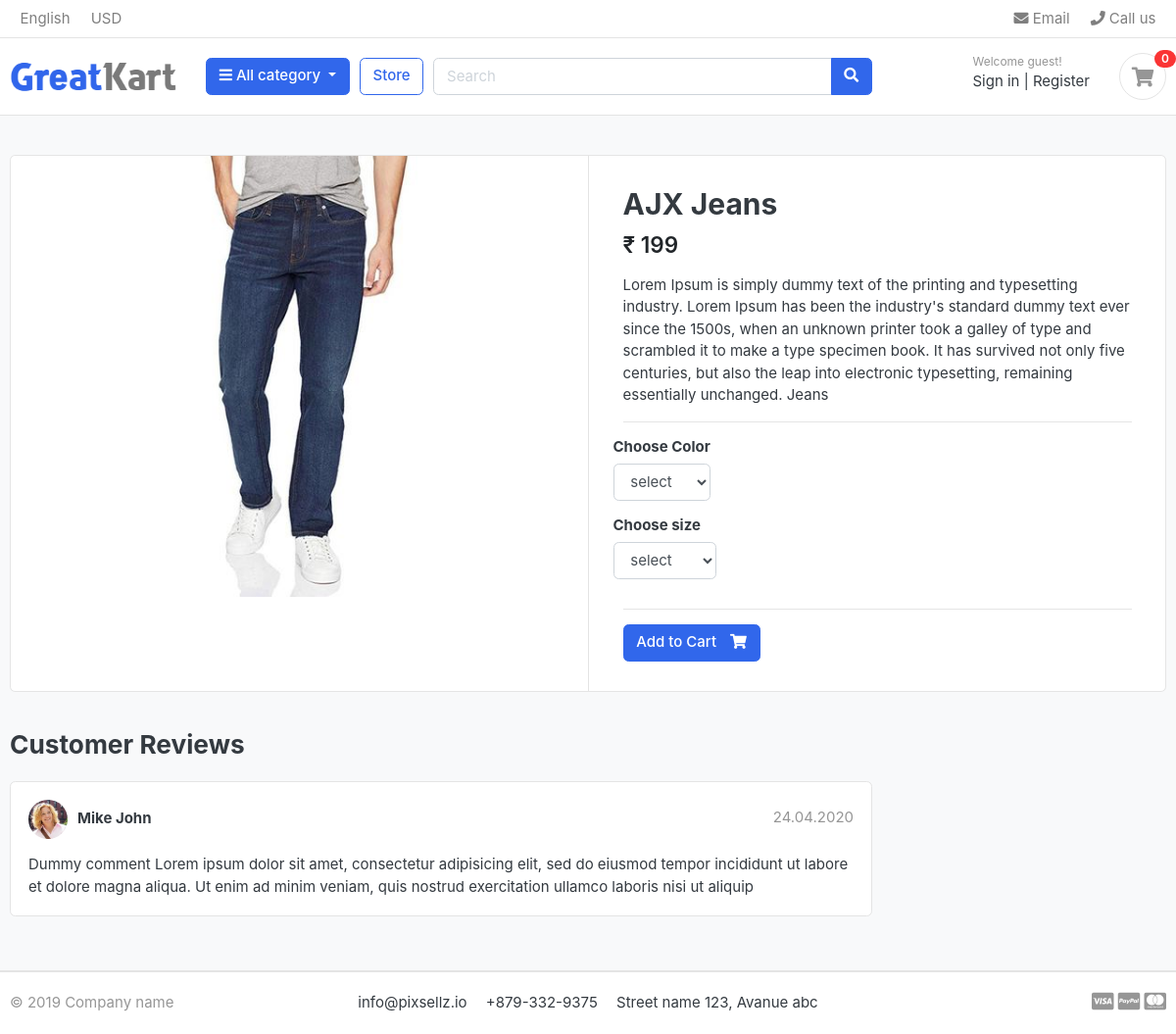
The app's page /store/category/jeans/ajx-jeans/ with its own data.
### store/models.py (models this page shows, shortened)
class Product(models.Model):
    product_name = models.CharField(max_length=200, unique=True)
    slug=models.SlugField(max_length=200, unique=True)
    description = models.TextField(max_length=500, blank=True)
    price=models.IntegerField()
    images=models.ImageField(upload_to='photos/products')
    stock=models.IntegerField()
    is_available=models.BooleanField(default=True)
    category=models.ForeignKey(Category,on_delete=models.CASCADE) # if we delete once category all items will be deleted
    created_date=models.DateTimeField(auto_now_add=True)
    modified_date=models.DateTimeField(auto_now=True)

### store/views.py (the view)
# urls.py: path('category/<slug:category_slug>/<slug:product_slug>/', views.product_detail, name='product_detail'),
def product_detail(request, category_slug, product_slug):
    try:
        single_product = Product.objects.get(category__slug=category_slug, slug=product_slug)
        in_cart = CartItem.objects.filter(cart__cart_id=cart_id(request),product=single_product).exists()
    except Exception as e:
        raise e
    context = {
        'single_product' : single_product,
        'in_cart' : in_cart
    }
    return render(request,'store/product_detail.html', context)

### carts/context_processors.py (called while the page is built)
def counter(request):
    cart_count=0
    if 'admin' in request.path :
        return {}
    else:
        try:
            cart = Cart.objects.filter(cart_id=cart_id(request))
            if request.user.is_authenticated:
                cart_items=CartItem.objects.all().filter(user=request.user)
            else:
                cart_items=CartItem.objects.all().filter(cart=cart[:1])
            for cart_item in cart_items:
                cart_count += cart_item.quantity
        except Cart.DoesNotExist:
            cart_count=0
    return dict(cart_count=cart_count)

### carts/views.py (called while the page is built)
def cart_id(request):
    cart = request.session.session_key
    if not cart:
        cart = request.session.create()
    return cart

### category/context_processors.py (called while the page is built)
def menu_links(request):
    links=Category.objects.all()
    return dict(links=links)

### category/models.py (called while the page is built)
    def get_url(self): #this brings the url of the particular category
        return reverse('products_by_category', args=[self.slug])

### store/models.py (called while the page is built)
    def colors(self):
        return super(VariationManager,self).filter(variation_category='color' , is_active=True)

    def sizes(self):
        return super(VariationManager,self).filter(variation_category='size' , is_active=True)

### templates/store/product_detail.html (shortened to what this page needs)
{% extends 'base.html' %}
{% load static %}
{% block content %}
<section class="section-content padding-y bg">
    <div class="container">
    <div class="card">
        <div class="row no-gutters">
            <aside class="col-md-6">
    <article class="gallery-wrap">
        <div class="img-big-wrap">
           <a href="#"><img src="{{ single_product.images.url }}"></a>
        </div>
    </article>
            </aside>
            <main class="col-md-6 border-left">
    <form action="{% url 'add_cart' single_product.id %}" method="POST">
    <article class="content-body">
    <h2 class="title">{{ single_product.product_name }}</h2>
    <div class="mb-3">
        <var class="price h4">₹ {{single_product.price}}</var>
    </div>
    <p>{{single_product.description}}</p>
    <hr>
        <div class="row">
            <div class="item-option-select">
                <h6>Choose Color</h6>
                <select name="color" class="form-control" required>
                    <option value="" disabled selected>select</option>
                </select>
            </div>
        </div>
        <div class="row">
          <div class="item-option-select">
            <h6>Choose size</h6>
            <select name="size" class="form-control" required>
                <option value="" disabled selected>select</option>
            </select>
        </div>
        </div>
        <hr>
        {% if single_product.stock <= 0 %}
          <h5 class="text-danger"> Out Of Stock</h5>
        {% else %}
            <button type="submit" class="btn  btn-primary"> <span class="text">Add to Cart</span> <i class="fas fa-shopping-cart"></i>  </button>
        {% endif %}
        </article>
      </form>
            </main>
        </div>
    </div>
    <br>
    <div class="row">
                <div class="col-md-9">
        <header class="section-heading">
            <h3>Customer Reviews </h3>
        </header>
        <article class="box mb-3">
            <div class="icontext w-100">
                <img src="{% static './images/avatars/avatar1.jpg' %}" class="img-xs icon rounded-circle">
                <div class="text">
                    <span class="date text-muted float-md-right">24.04.2020 </span>
                    <h6 class="mb-1">Mike John </h6>
                </div>
            </div>
            <div class="mt-3">
                <p>
                    Dummy comment Lorem ipsum dolor sit amet, consectetur adipisicing elit, sed do eiusmod
                    tempor incididunt ut labore et dolore magna aliqua. Ut enim ad minim veniam,
                    quis nostrud exercitation ullamco laboris nisi ut aliquip
                </p>
            </div>
        </article>
        </div>
    </div>
    </div>
    </section>
{% endblock %}

### static/css/ui.css (style rules this page uses)
html { font-family: "Inter", sans-serif; font-size: 15px; }
.content-body { flex: 1 1 auto; padding: 2rem 2.3rem; }
.img-xs, .img-sm, .img-md, .img-lg { -o-object-fit: cover; object-fit: cover; flex-shrink: 0; flex-grow: 0; }
.img-xs { width: 40px; height: 40px; }
.padding-y { padding-top: 40px; padding-bottom: 40px; }
var { font-style: normal; }
article:after, .form-group:after { display: block; clear: both; content: ""; }
.bg { background-color: #f8f9fa; }
.section-heading { margin-bottom: 20px; margin-top: 15px; }
p:last-child { margin-bottom: 0; }
.btn .text + i { margin-left: 10px; }
.icontext { display: inline-flex; align-items: center; vertical-align: middle; }
.icontext .text { width: 100%; line-height: 1.2; }
.icontext .icon { position: relative; margin-right: 10px; flex-shrink: 0; flex-grow: 0; }
.price { font-weight: 600; color: #212529; }
.box { padding: 18px; background: #fff; border-radius: 0.37rem; border: 1px solid #e4e4e4; }
.box img { max-width: 100%; }
.gallery-wrap .img-big-wrap { margin-bottom: 10px; border-radius: 0.37rem; overflow: hidden; background-color: #fff; }
.gallery-wrap .img-big-wrap a { text-align: center; display: block; }
.gallery-wrap .img-big-wrap img { height: 450px; width: auto; display: inline-block; }
.item-option-select { margin-bottom: 1rem; display: inline-block; margin-right: 15px; }

### records on screen
Product: images (picture), product_name "AJX Jeans", price "199", description "Lorem Ipsum is simply dummy text of the printing and typesetting industry. Lorem Ipsum has been the industry's standard dummy text ever since the 1500s, when an unknown printer took a galley of type and scrambled it to make a type specimen book. It has survived not only five centuries, but also the leap into electronic typesetting, remaining essentially unchanged. Jeans"

### other values on screen
{{ cart_count }} "0"
